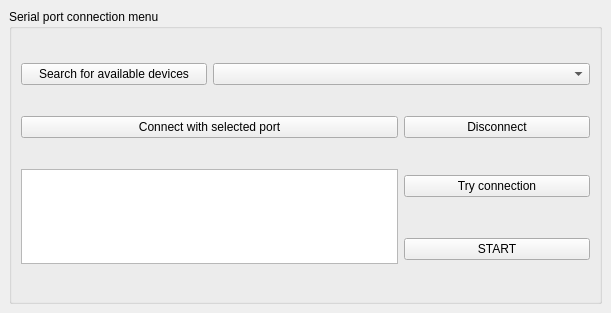
<?xml version="1.0" encoding="UTF-8"?>
<ui version="4.0">
 <class>MainWindow</class>
 <widget class="QMainWindow" name="MainWindow">
  <property name="geometry">
   <rect>
    <x>0</x>
    <y>0</y>
    <width>611</width>
    <height>313</height>
   </rect>
  </property>
  <property name="windowTitle">
   <string>Lie Detector</string>
  </property>
  <property name="windowIcon">
   <iconset>
    <normaloff>../../Bez tytułu.png</normaloff>../../Bez tytułu.png</iconset>
  </property>
  <widget class="QWidget" name="centralwidget">
   <layout class="QGridLayout" name="gridLayout_2">
    <item row="0" column="0">
     <widget class="QGroupBox" name="groupBox">
      <property name="title">
       <string>Serial port connection menu</string>
      </property>
      <layout class="QGridLayout" name="gridLayout">
       <item row="0" column="0">
        <widget class="QPushButton" name="pushButtonSearch">
         <property name="text">
          <string>Search for available devices</string>
         </property>
        </widget>
       </item>
       <item row="0" column="1" colspan="2">
        <widget class="QComboBox" name="comboBoxPorts"/>
       </item>
       <item row="1" column="0" colspan="2">
        <widget class="QPushButton" name="pushButtonConnect">
         <property name="text">
          <string>Connect with selected port</string>
         </property>
        </widget>
       </item>
       <item row="1" column="2">
        <widget class="QPushButton" name="pushButtonDisconnect">
         <property name="text">
          <string>Disconnect</string>
         </property>
        </widget>
       </item>
       <item row="2" column="0" rowspan="2" colspan="2">
        <widget class="QTextEdit" name="textEditLog"/>
       </item>
       <item row="2" column="2">
        <widget class="QPushButton" name="pushButtonTryConnection">
         <property name="text">
          <string>Try connection</string>
         </property>
        </widget>
       </item>
       <item row="3" column="2">
        <widget class="QPushButton" name="pushButtonRealTimeChart">
         <property name="text">
          <string>START</string>
         </property>
        </widget>
       </item>
      </layout>
     </widget>
    </item>
   </layout>
  </widget>
 </widget>
 <resources/>
 <connections/>
</ui>
